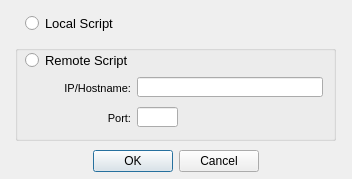
<?xml version="1.0" encoding="UTF-8"?>
<ui version="4.0">
 <class>netOptionsDialog</class>
 <widget class="QDialog" name="netOptionsDialog">
  <property name="geometry">
   <rect>
    <x>0</x>
    <y>0</y>
    <width>352</width>
    <height>179</height>
   </rect>
  </property>
  <property name="minimumSize">
   <size>
    <width>352</width>
    <height>179</height>
   </size>
  </property>
  <property name="maximumSize">
   <size>
    <width>352</width>
    <height>179</height>
   </size>
  </property>
  <property name="windowTitle">
   <string>Network Options</string>
  </property>
  <property name="windowIcon">
   <iconset resource="icon_resources.qrc">
    <normaloff>:/guiIcons/icons/logo.png</normaloff>:/guiIcons/icons/logo.png</iconset>
  </property>
  <property name="modal">
   <bool>false</bool>
  </property>
  <widget class="QDialogButtonBox" name="acceptCancelButtons">
   <property name="geometry">
    <rect>
     <x>15</x>
     <y>145</y>
     <width>321</width>
     <height>32</height>
    </rect>
   </property>
   <property name="orientation">
    <enum>Qt::Horizontal</enum>
   </property>
   <property name="standardButtons">
    <set>QDialogButtonBox::Cancel|QDialogButtonBox::Ok</set>
   </property>
   <property name="centerButtons">
    <bool>true</bool>
   </property>
  </widget>
  <widget class="QRadioButton" name="localRadio">
   <property name="geometry">
    <rect>
     <x>25</x>
     <y>10</y>
     <width>131</width>
     <height>26</height>
    </rect>
   </property>
   <property name="font">
    <font>
     <pointsize>10</pointsize>
     <kerning>false</kerning>
    </font>
   </property>
   <property name="toolTip">
    <string>Connect to a locally running SCCwatcher script.</string>
   </property>
   <property name="text">
    <string>Local Script</string>
   </property>
   <property name="autoExclusive">
    <bool>true</bool>
   </property>
  </widget>
  <widget class="QGroupBox" name="remoteScriptGroupBox">
   <property name="enabled">
    <bool>true</bool>
   </property>
   <property name="geometry">
    <rect>
     <x>15</x>
     <y>45</y>
     <width>321</width>
     <height>96</height>
    </rect>
   </property>
   <property name="title">
    <string/>
   </property>
   <widget class="QRadioButton" name="remoteRadio">
    <property name="enabled">
     <bool>true</bool>
    </property>
    <property name="geometry">
     <rect>
      <x>10</x>
      <y>5</y>
      <width>111</width>
      <height>21</height>
     </rect>
    </property>
    <property name="font">
     <font>
      <family>MS Shell Dlg 2</family>
      <pointsize>10</pointsize>
      <stylestrategy>PreferDefault</stylestrategy>
      <kerning>false</kerning>
     </font>
    </property>
    <property name="mouseTracking">
     <bool>false</bool>
    </property>
    <property name="toolTip">
     <string>Connect to an SCCwatcher script on a remote computer.</string>
    </property>
    <property name="statusTip">
     <string notr="true"/>
    </property>
    <property name="text">
     <string>Remote Script</string>
    </property>
    <property name="autoExclusive">
     <bool>false</bool>
    </property>
   </widget>
   <widget class="QLabel" name="RSGB_ipHostnameLabel">
    <property name="enabled">
     <bool>true</bool>
    </property>
    <property name="geometry">
     <rect>
      <x>18</x>
      <y>30</y>
      <width>101</width>
      <height>26</height>
     </rect>
    </property>
    <property name="font">
     <font>
      <pointsize>8</pointsize>
     </font>
    </property>
    <property name="toolTip">
     <string>IP or hostname of the remote computer where the SCCwatcher script is running.</string>
    </property>
    <property name="text">
     <string>IP/Hostname: </string>
    </property>
    <property name="alignment">
     <set>Qt::AlignRight|Qt::AlignTrailing|Qt::AlignVCenter</set>
    </property>
    <property name="buddy">
     <cstring>RSGB_ipHostnameTextbox</cstring>
    </property>
   </widget>
   <widget class="QLabel" name="RSGB_portLabel">
    <property name="geometry">
     <rect>
      <x>70</x>
      <y>60</y>
      <width>46</width>
      <height>26</height>
     </rect>
    </property>
    <property name="font">
     <font>
      <pointsize>8</pointsize>
     </font>
    </property>
    <property name="toolTip">
     <string>Port number of the remote computer where the SCCwatcher script is running.</string>
    </property>
    <property name="text">
     <string>Port:</string>
    </property>
    <property name="alignment">
     <set>Qt::AlignRight|Qt::AlignTrailing|Qt::AlignVCenter</set>
    </property>
    <property name="buddy">
     <cstring>RSGB_portTextbox</cstring>
    </property>
   </widget>
   <widget class="QLineEdit" name="RSGB_ipHostnameTextbox">
    <property name="geometry">
     <rect>
      <x>122</x>
      <y>32</y>
      <width>186</width>
      <height>20</height>
     </rect>
    </property>
    <property name="toolTip">
     <string>IP or hostname of the remote computer where the SCCwatcher script is running.</string>
    </property>
   </widget>
   <widget class="QLineEdit" name="RSGB_portTextbox">
    <property name="geometry">
     <rect>
      <x>122</x>
      <y>62</y>
      <width>41</width>
      <height>20</height>
     </rect>
    </property>
    <property name="toolTip">
     <string>Port number of the remote computer where the SCCwatcher script is running.</string>
    </property>
   </widget>
  </widget>
 </widget>
 <tabstops>
  <tabstop>localRadio</tabstop>
  <tabstop>remoteRadio</tabstop>
  <tabstop>RSGB_ipHostnameTextbox</tabstop>
  <tabstop>RSGB_portTextbox</tabstop>
  <tabstop>acceptCancelButtons</tabstop>
 </tabstops>
 <resources>
  <include location="icon_resources.qrc"/>
 </resources>
 <connections>
  <connection>
   <sender>acceptCancelButtons</sender>
   <signal>accepted()</signal>
   <receiver>netOptionsDialog</receiver>
   <slot>accept()</slot>
   <hints>
    <hint type="sourcelabel">
     <x>243</x>
     <y>194</y>
    </hint>
    <hint type="destinationlabel">
     <x>157</x>
     <y>224</y>
    </hint>
   </hints>
  </connection>
  <connection>
   <sender>acceptCancelButtons</sender>
   <signal>rejected()</signal>
   <receiver>netOptionsDialog</receiver>
   <slot>reject()</slot>
   <hints>
    <hint type="sourcelabel">
     <x>311</x>
     <y>200</y>
    </hint>
    <hint type="destinationlabel">
     <x>286</x>
     <y>224</y>
    </hint>
   </hints>
  </connection>
  <connection>
   <sender>localRadio</sender>
   <signal>toggled(bool)</signal>
   <receiver>netOptionsDialog</receiver>
   <slot>accept()</slot>
   <hints>
    <hint type="sourcelabel">
     <x>31</x>
     <y>23</y>
    </hint>
    <hint type="destinationlabel">
     <x>267</x>
     <y>30</y>
    </hint>
   </hints>
  </connection>
  <connection>
   <sender>remoteRadio</sender>
   <signal>toggled(bool)</signal>
   <receiver>netOptionsDialog</receiver>
   <slot>accept()</slot>
   <hints>
    <hint type="sourcelabel">
     <x>26</x>
     <y>65</y>
    </hint>
    <hint type="destinationlabel">
     <x>255</x>
     <y>21</y>
    </hint>
   </hints>
  </connection>
 </connections>
</ui>
